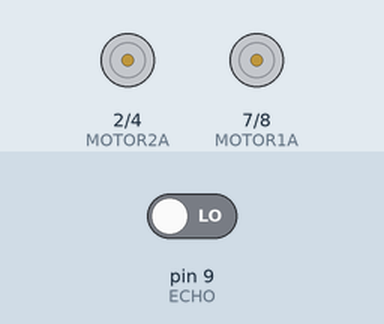
Recording of a sketch running on a simulated Arduino Uno, built with avr-gcc and run on an emulated ATmega328P. Parts: motor-driver pin pairs drawn as motors (green arrow = first pin HIGH = forward, orange = second pin HIGH = backward, longer = more drive). The test bench sets the inputs (shaded band); at power-on: pin 9 (ECHO) LOW. What the sketch prints to the serial monitor is not drawn.

Above: at 0.1 s.
At 1.1 s:
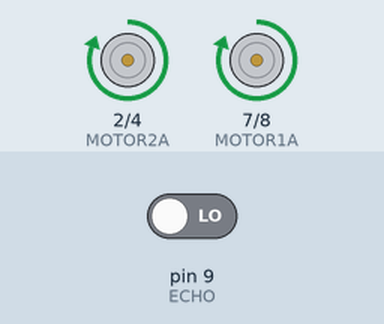
Timing chart, 0 to 2.6 s (numbered marks = the images above):
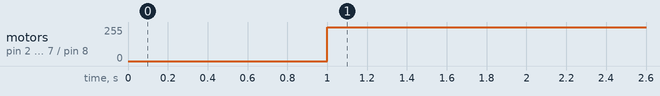

Measured:
- by itself, motor on pin 2 (MOTOR2A) / pin 4 (MOTOR2B), motor on pin 7 (MOTOR1A) / pin 8 (MOTOR1B): stopped → forward 255/255 at 1.0 s

The sketch:

robot_car.ino
```cpp
/*
 * This code is a test code to control a motor shield in this case (L298N) but any other motor
 * shield could be used.
 * Author: Vincent M Karimi
 */

#define TRIG 10
#define ECHO 9
#define MOTOR1A 7
#define MOTOR1B 8
#define MOTOR2A 2
#define MOTOR2B 4
#define MAX_DISTANCE 400
int long duration, distance;
void setup() {
  Serial.begin(9600);
  pinMode(TRIG, OUTPUT);
  pinMode(MOTOR1A, OUTPUT);
  pinMode(MOTOR1B, OUTPUT);
  pinMode(MOTOR2A, OUTPUT);
  pinMode(MOTOR2B, OUTPUT);
  digitalWrite(MOTOR1A, LOW);
  digitalWrite(MOTOR1B, LOW);
  digitalWrite(MOTOR2A, LOW);
  digitalWrite(MOTOR2B, LOW);
Serial.println("Loading....");
}

void loop() {
  delayMicroseconds(10);
  digitalWrite(TRIG, LOW);
  delayMicroseconds(15);
  digitalWrite(TRIG, HIGH);

  duration = pulseIn(ECHO, HIGH);
  distance = (duration * 0.034) / 2;

//Trying to ensure that distance does not exceed a distance of 400 cm
 if (distance <= MAX_DISTANCE)
  {
    if (distance <= 15)
    {
  digitalWrite(MOTOR1A, HIGH);
  digitalWrite(MOTOR1B, LOW);
  digitalWrite(MOTOR2A, HIGH);
  digitalWrite(MOTOR2B, LOW);
    }
    else if (distance >= 15 && distance <= 45)
    {
      digitalWrite(MOTOR1A, LOW);
  digitalWrite(MOTOR1B, HIGH);
  digitalWrite(MOTOR2A, LOW);
  digitalWrite(MOTOR2B, HIGH);
    }
    else{
digitalWrite(MOTOR1A, LOW);
 digitalWrite(MOTOR1B, LOW);
digitalWrite(MOTOR2A, LOW);
 digitalWrite(MOTOR2B, LOW);
    }
  }
delay(2000);

}
```
